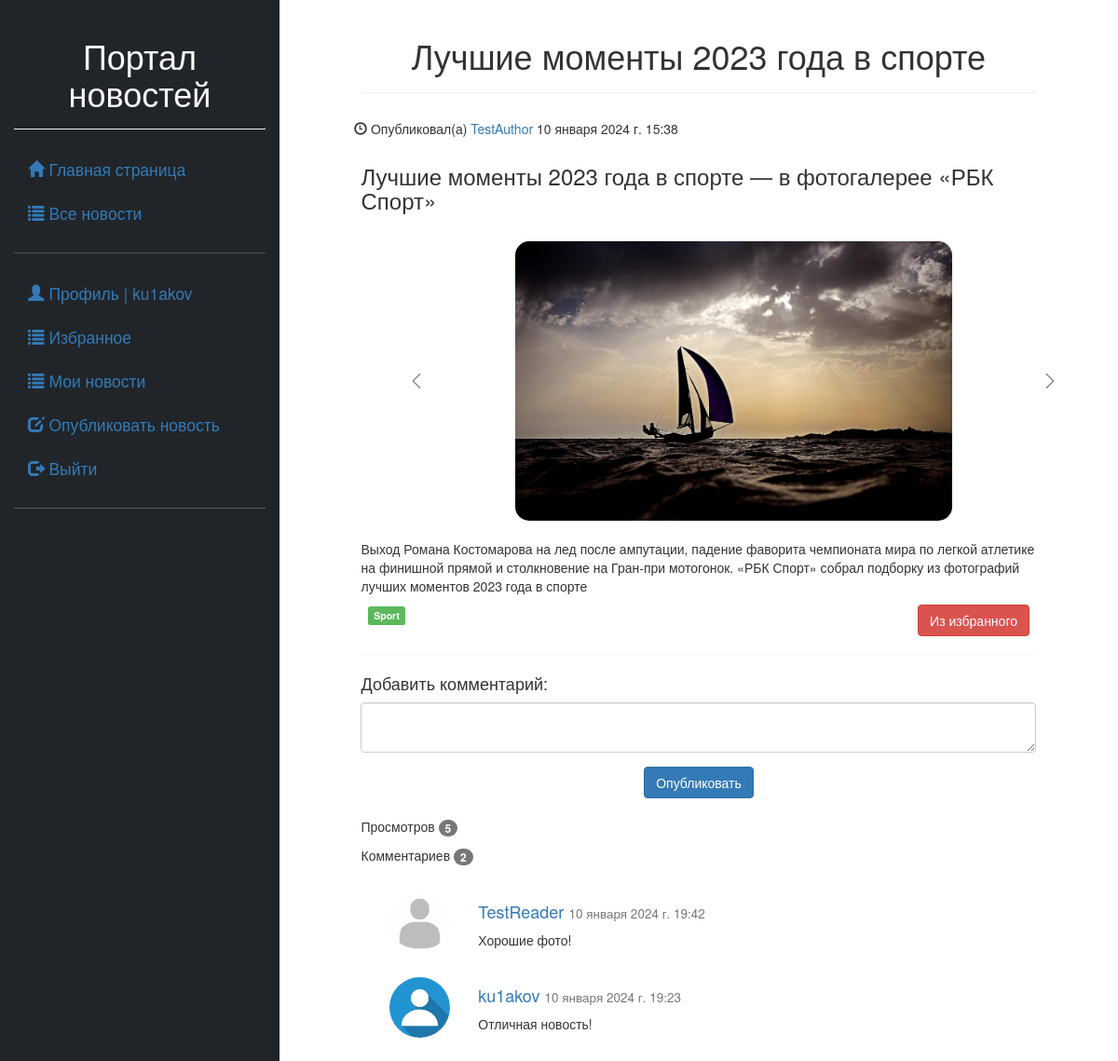
Screenshot of /news/detail/58 (signed in) with the database file from the repository.
### news/models.py (models this page shows, shortened)
class Article(models.Model):
    categories = (('Ec', 'Economy'),
                  ('Sc', 'Science'),
                  ('IT', 'IT'))
    author = models.ForeignKey(User, on_delete=models.SET_NULL, null=True, verbose_name='Автор')
    title = models.CharField('Заголовок', max_length=50, default='')
    anouncement = models.TextField('Аннотация', max_length=250)
    text = models.TextField('Текст новости')
    date = models.DateTimeField('Дата создания', auto_now=True)
    tags = models.ManyToManyField(verbose_name='Тэги', to=Tag, blank=True)
    slug = models.SlugField()
    objects = models.Manager()
    today = Today()
    class Meta:
        ordering = ['title', 'date']
        verbose_name = 'Новость'
        verbose_name_plural = 'Новости'

class Image(models.Model):
    article = models.ForeignKey(Article, on_delete=models.CASCADE, related_name='images')
    title = models.CharField(max_length=50, blank=True, verbose_name='Название')
    image = models.ImageField(upload_to='news_img', verbose_name='Изображение')
    class Meta:
        ordering = ['article', 'title']
        verbose_name = 'Изображение'
        verbose_name_plural = 'Изображения'

class Tag(models.Model):
    title = models.CharField(max_length=80)
    status = models.BooleanField(default=True)
    class Meta:
        ordering = ['title', 'status']
        verbose_name = 'Тэг'
        verbose_name_plural = 'Тэги'

class Comment(models.Model):
    author = models.ForeignKey(User, on_delete=models.CASCADE, null=False)
    article = models.ForeignKey(Article, on_delete=models.CASCADE, null=False, related_name='comments')
    text = models.TextField('Текст комментария')
    date = models.DateTimeField('Время создания', auto_now_add=True)
    class Meta:
        ordering = ['article', 'date']
        verbose_name = 'Комментарий'
        verbose_name_plural = 'Комментарии'

### users/models.py (models this page shows, shortened)
class Profile(models.Model):
    user = models.OneToOneField(User, on_delete=models.CASCADE,
                                primary_key=True, verbose_name='Пользователь')
    nickname = models.CharField(verbose_name='Никнейм', max_length=100)
    birthdate = models.DateField(verbose_name='Дата рождения', blank=True, null=True)
    website = models.URLField(verbose_name='Персональный сайт', blank=True)
    github = models.URLField(verbose_name='Github', blank=True)
    phone = models.CharField(verbose_name='Телефон', max_length=20, blank=True)
    image = models.ImageField(verbose_name='Иконка', default='default_profile.jpg',
                              upload_to='profile_img')
    class Meta:
        verbose_name = 'Профиль'
        verbose_name_plural = 'Профили пользователей'

### news/views.py (the view, shortened to what this page needs)
# urls.py: path('detail/<int:id>', views.news_detail, name='news_detail'),
def news_detail(request, id):
    article = Article.objects.select_related('author').get(id=id)
    comments = Comment.objects.select_related('author').filter(article=article).order_by('-date')
    images = Image.objects.filter(article=article)
    ip = get_ip(request)
    user = request.user if request.user.id else None
    ViewCount.objects.get_or_create(article=article, ip=ip, user=user)
    if request.user.id:
        favorites = FavoriteArticle.objects.filter(user=request.user)
        fav_list = [0]
        for el in favorites:
            fav_list.append(el.article_id)
    else:
        fav_list = None
    context = {'article': article,
               'comments': comments,
               'images': images,
               'favorites': fav_list}
    return render(request, 'news/news.html', context)

### news/utils.py (called while the page is built)
def get_ip(request):
    http_xff = request.META.get('HTTP_X_FORWARDED_FOR')
    if http_xff:
        ip = http_xff.split(',')[0]
    else:
        ip = request.META.get('REMOTE_ADDR')
    return ip

### news/templates/news/news.html (shortened to what this page needs)
{% extends 'first/base.html' %}
{% load static %}
{% block content %}
<div class="page-header text-center">
    <h1> {{ article.title }}</h1>
</div>
<div>
    <div class="row">
        <div class="text-start">
            <h5>
                <span class="glyphicon glyphicon-time"></span>
                {% if article.author %}
                Опубликовал(а) <a href="{% url 'profile' article.author.id %}">{{ article.author }}</a>
                {% else %}
                Опубликовано
                {% endif %}
                {{ article.date }}
            </h5>
        </div>
    </div>
    <h3>{{ article.anouncement }} </h3>
    <br>
    <div class="row text-center">
        <div class="container-fluid">
            <div id="demo" class="carousel carousel-dark slide" data-bs-ride="carousel"
                 style="height: 300px; width: 100vh;">
                <div class="carousel-inner">
                    {% for image in article.images.all %}
                    <div class="carousel-item {% if forloop.counter == 1 %} active {% endif %}">
                        <img src="{{ image.image.url }}"
                             style="margin:auto; height:300px; width:auto; border-radius:15px;">
                    </div>
                    {% endfor %}
                </div>
                {% if article.images.count > 1 %}
                <button class="carousel-control-prev" type="button" data-bs-target="#demo" data-bs-slide="prev">
                    <span class="carousel-control-prev-icon"></span>
                </button>
                <button class="carousel-control-next" type="button" data-bs-target="#demo" data-bs-slide="next">
                    <span class="carousel-control-next-icon"></span>
                </button>
                {% endif %}
            </div>
        </div>
    </div>
    <br>
    <p> {{ article.text }} </p>
    <div class="container-fluid">
        <div class="row justify-content-between">
            <div class="col-6">
                {% for tag in article.tags.all %}
                <td>
                    <a href="{% url 'news_search' 'tags' tag.id %}">
                        <span class="label label-success">{{ tag.title }}</span>
                    </a>
                </td>
                {% endfor %}
            </div>
            <div class="col-6 text-end">
                {% if favorites %}
                <a href="{% url 'favorites' article.id %}">
                    {% if article.id in favorites %}
                    <button type="button" class="btn btn-danger">Из избранного</button>
                    {% else %}
                    <button type="button" class="btn btn-success">В избранное</button>
                    {% endif %}
                </a>
                {% endif %}
            </div>
        </div>
    </div>
    <hr>
    {% if request.user.id %}
    <h4>Добавить комментарий:</h4>
    <form role="form" method="post">
        <div class="form-group">
            <textarea class="form-control" rows="2" required name="text" minlength="10"></textarea>
        </div>
        <div class="text-center">
            <button type="submit" class="btn btn-primary">Опубликовать</button>
        </div>
    </form>
    {% endif %}
    <br>
    <p>Просмотров <span class="badge"> {{ article.views.count }} </span></p>
    <p>Комментариев <span class="badge"> {{ comments.count }} </span></p><br>
</div>
<div class="row">
    {% for comment in comments %}
    <div class="col-sm-2 text-end">
        <img src="{{ comment.author.profile.image.url }}" class="img-circle" height="65" width="65"
             alt="Profile image">
    </div>
    <div class="col-sm-10">
        <h4>
            <a href="{% url 'profile' comment.author.id %}">{{ comment.author }}</a>
            <small> {{ comment.date }} </small></h4>
        <p> {{ comment.text }} </p><br>
    </div>
    {% endfor %}
</div>
{% endblock %}

### first/templates/first/sidebar.html (shortened to what this page needs)
<div class="page-header text-center">
    <h1>Портал новостей</h1>
</div>
<ul class="nav nav-pills nav-stacked flex-sm-column fs-3">
    <li>
        <a class="nav-item" href="{% url 'home_index' %}">
            <i class="glyphicon glyphicon-home active"></i>
            Главная страница</a>
    </li>
    <li>
        <a class="nav-item" href="{% url 'news_index' %}">
            <i class="glyphicon glyphicon-list"></i>
            Все новости</a>
    </li>
    <hr>
    {% if not request.user.id %}
    <li><a class="nav-item" href="{% url 'register' %}">
        <i class="glyphicon glyphicon-check"></i>
        Регистрация</a></li>
    <li><a class="nav-item" href="{% url 'login' %}">
        <i class="glyphicon glyphicon-log-in"></i>
        Войти</a></li>
    {% else %}
    <li><a class="nav-item" href="{% url 'profile' request.user.id %}">
        <i class="glyphicon glyphicon-user"></i>
        Профиль | {{ request.user }}</a>
    </li>
    <li><a class="nav-item" href="{% url 'news_search' 'bookmark' request.user.id %}">
        <i class="glyphicon glyphicon-list"></i>
        Избранное</a>
    </li>
    {% if user.groups.first.name == 'Author' or request.user.is_staff %}
    <li><a class="nav-item" href="{% url 'news_search' 'author' request.user.id %}">
        <i class="glyphicon glyphicon-list"></i>
        Мои новости</a>
    </li>
    <li><a class="nav-item" href="{% url 'news_add' %}">
        <i class="glyphicon glyphicon-edit"></i>
        Опубликовать новость</a>
    </li>
    {% endif %}
    <li><a class="nav-item" href="{% url 'logout' %}">
        <i class="glyphicon glyphicon-log-out"></i>
        Выйти</a>
    </li>
    {% endif %}
    <hr>
    <li>
        <a {% if not request.user.is_staff %} class="nav-link disabled" {% endif %} href="/admin/">
            <i class="glyphicon glyphicon-wrench"></i>
            Панель админа</a>
    </li>
</ul>

### rows the page displays
Article: title "Лучшие моменты 2023 года в спорте", author "TestAuthor", date "10 января 2024 г. 15:38", anouncement "Лучшие моменты 2023 года в спорте — в фотогалерее «РБК Спорт»", text "Выход Романа Костомарова на лед после ампутации, падение фаворита чемпионата мира по легкой атлетике на финишной прямой и столкновение на Гран-при мотогонок. «РБК Спорт» собрал подборку из фотографий лучших моментов 2023 года в спорте", views.count "5"
Image: image (picture)
Tag: title "Sport"
Comment: author.profile.image (placeholder picture), author "TestReader", date "10 января 2024 г. 19:42", text "Хорошие фото!"
Comment: author.profile.image (placeholder picture), author "ku1akov", date "10 января 2024 г. 19:23", text "Отличная новость!"

### other values shown
{{ request.user }} "ku1akov"
{{ comments.count }} "2"
